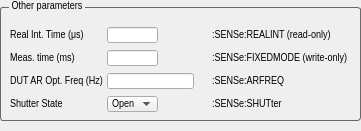
     <widget class="QWidget" name="widget_06_other_params" native="true">
      <property name="geometry">
       <rect>
        <x>298</x>
        <y>242</y>
        <width>361</width>
        <height>131</height>
       </rect>
      </property>
      <widget class="QGroupBox" name="groupBox_ar_params_4">
       <property name="geometry">
        <rect>
         <x>0</x>
         <y>0</y>
         <width>361</width>
         <height>121</height>
        </rect>
       </property>
       <property name="font">
        <font>
         <family>Arial Narrow</family>
         <pointsize>8</pointsize>
        </font>
       </property>
       <property name="styleSheet">
        <string notr="true">QGroupBox {

    border: 1px solid gray;
    border-color: #696969;
    border-radius: 3px;
    margin-top: 7px;
}

QGroupBox::title {
    subcontrol-origin: margin;
    left: 9px;
    padding: 0px 1px 0px 1px;
}</string>
       </property>
       <property name="title">
        <string>Other parameters</string>
       </property>
       <property name="alignment">
        <set>Qt::AlignLeading|Qt::AlignLeft|Qt::AlignVCenter</set>
       </property>
       <widget class="QWidget" name="gridLayoutWidget_4">
        <property name="geometry">
         <rect>
          <x>10</x>
          <y>20</y>
          <width>341</width>
          <height>101</height>
         </rect>
        </property>
        <layout class="QGridLayout" name="gridLayout_other_params" columnstretch="0,0,0">
         <property name="sizeConstraint">
          <enum>QLayout::SetDefaultConstraint</enum>
         </property>
         <property name="topMargin">
          <number>0</number>
         </property>
         <property name="bottomMargin">
          <number>0</number>
         </property>
         <property name="spacing">
          <number>0</number>
         </property>
         <item row="3" column="1">
          <widget class="QComboBox" name="comboBox_shutter">
           <property name="sizePolicy">
            <sizepolicy hsizetype="Preferred" vsizetype="Fixed">
             <horstretch>0</horstretch>
             <verstretch>0</verstretch>
            </sizepolicy>
           </property>
           <property name="minimumSize">
            <size>
             <width>51</width>
             <height>16</height>
            </size>
           </property>
           <property name="maximumSize">
            <size>
             <width>51</width>
             <height>16</height>
            </size>
           </property>
           <property name="font">
            <font>
             <family>Arial Narrow</family>
             <pointsize>8</pointsize>
            </font>
           </property>
           <property name="editable">
            <bool>false</bool>
           </property>
           <item>
            <property name="text">
             <string>Open</string>
            </property>
           </item>
           <item>
            <property name="text">
             <string>Close</string>
            </property>
           </item>
          </widget>
         </item>
         <item row="1" column="2">
          <widget class="QLabel" name="label_int_time_6">
           <property name="sizePolicy">
            <sizepolicy hsizetype="Preferred" vsizetype="Preferred">
             <horstretch>0</horstretch>
             <verstretch>0</verstretch>
            </sizepolicy>
           </property>
           <property name="minimumSize">
            <size>
             <width>0</width>
             <height>16</height>
            </size>
           </property>
           <property name="maximumSize">
            <size>
             <width>16777215</width>
             <height>16</height>
            </size>
           </property>
           <property name="font">
            <font>
             <family>Arial Narrow</family>
             <pointsize>8</pointsize>
            </font>
           </property>
           <property name="text">
            <string>:SENSe:FIXEDMODE (write-only)</string>
           </property>
          </widget>
         </item>
         <item row="3" column="2">
          <widget class="QLabel" name="label_shutter_2">
           <property name="sizePolicy">
            <sizepolicy hsizetype="Preferred" vsizetype="Preferred">
             <horstretch>0</horstretch>
             <verstretch>0</verstretch>
            </sizepolicy>
           </property>
           <property name="minimumSize">
            <size>
             <width>0</width>
             <height>16</height>
            </size>
           </property>
           <property name="maximumSize">
            <size>
             <width>16777215</width>
             <height>16</height>
            </size>
           </property>
           <property name="font">
            <font>
             <family>Arial Narrow</family>
             <pointsize>8</pointsize>
            </font>
           </property>
           <property name="text">
            <string>:SENSe:SHUTter</string>
           </property>
          </widget>
         </item>
         <item row="1" column="0">
          <widget class="QLabel" name="label_int_time_7">
           <property name="sizePolicy">
            <sizepolicy hsizetype="Preferred" vsizetype="Preferred">
             <horstretch>0</horstretch>
             <verstretch>0</verstretch>
            </sizepolicy>
           </property>
           <property name="minimumSize">
            <size>
             <width>0</width>
             <height>16</height>
            </size>
           </property>
           <property name="maximumSize">
            <size>
             <width>16777215</width>
             <height>16</height>
            </size>
           </property>
           <property name="font">
            <font>
             <family>Arial Narrow</family>
             <pointsize>8</pointsize>
            </font>
           </property>
           <property name="text">
            <string>Meas. time (ms)</string>
           </property>
          </widget>
         </item>
         <item row="2" column="2">
          <widget class="QLabel" name="label_dut_ar_arfreq_4">
           <property name="sizePolicy">
            <sizepolicy hsizetype="Preferred" vsizetype="Preferred">
             <horstretch>0</horstretch>
             <verstretch>0</verstretch>
            </sizepolicy>
           </property>
           <property name="minimumSize">
            <size>
             <width>0</width>
             <height>16</height>
            </size>
           </property>
           <property name="maximumSize">
            <size>
             <width>16777215</width>
             <height>16</height>
            </size>
           </property>
           <property name="font">
            <font>
             <family>Arial Narrow</family>
             <pointsize>8</pointsize>
            </font>
           </property>
           <property name="text">
            <string>:SENSe:ARFREQ</string>
           </property>
          </widget>
         </item>
         <item row="0" column="0">
          <widget class="QLabel" name="label_realint_time">
           <property name="sizePolicy">
            <sizepolicy hsizetype="Preferred" vsizetype="Preferred">
             <horstretch>0</horstretch>
             <verstretch>0</verstretch>
            </sizepolicy>
           </property>
           <property name="minimumSize">
            <size>
             <width>0</width>
             <height>16</height>
            </size>
           </property>
           <property name="maximumSize">
            <size>
             <width>16777215</width>
             <height>16</height>
            </size>
           </property>
           <property name="font">
            <font>
             <family>Arial Narrow</family>
             <pointsize>8</pointsize>
            </font>
           </property>
           <property name="text">
            <string>Real Int. Time (μs)</string>
           </property>
          </widget>
         </item>
         <item row="1" column="1">
          <widget class="QLineEdit" name="lineEdit_fixedmode">
           <property name="sizePolicy">
            <sizepolicy hsizetype="Expanding" vsizetype="Fixed">
             <horstretch>0</horstretch>
             <verstretch>0</verstretch>
            </sizepolicy>
           </property>
           <property name="minimumSize">
            <size>
             <width>51</width>
             <height>16</height>
            </size>
           </property>
           <property name="maximumSize">
            <size>
             <width>51</width>
             <height>16</height>
            </size>
           </property>
           <property name="font">
            <font>
             <family>Arial Narrow</family>
             <pointsize>8</pointsize>
            </font>
           </property>
           <property name="toolTip">
            <string>&lt;html&gt;&lt;head/&gt;&lt;body&gt;&lt;p&gt;&lt;span style=&quot; font-family:Arial Narrow; font-size:9pt; font-weight:600;&quot;&gt;4 - 1000.0&lt;/span&gt;&lt;/p&gt;&lt;/body&gt;&lt;/html&gt;</string>
           </property>
           <property name="layoutDirection">
            <enum>Qt::LeftToRight</enum>
           </property>
           <property name="alignment">
            <set>Qt::AlignLeading|Qt::AlignLeft|Qt::AlignVCenter</set>
           </property>
          </widget>
         </item>
         <item row="0" column="1">
          <widget class="QLineEdit" name="lineEdit_realint_time">
           <property name="sizePolicy">
            <sizepolicy hsizetype="Expanding" vsizetype="Fixed">
             <horstretch>0</horstretch>
             <verstretch>0</verstretch>
            </sizepolicy>
           </property>
           <property name="minimumSize">
            <size>
             <width>51</width>
             <height>16</height>
            </size>
           </property>
           <property name="maximumSize">
            <size>
             <width>51</width>
             <height>16</height>
            </size>
           </property>
           <property name="font">
            <font>
             <family>Arial Narrow</family>
             <pointsize>8</pointsize>
            </font>
           </property>
           <property name="alignment">
            <set>Qt::AlignLeading|Qt::AlignLeft|Qt::AlignVCenter</set>
           </property>
           <property name="readOnly">
            <bool>true</bool>
           </property>
          </widget>
         </item>
         <item row="3" column="0">
          <widget class="QLabel" name="label_shutter">
           <property name="sizePolicy">
            <sizepolicy hsizetype="Preferred" vsizetype="Preferred">
             <horstretch>0</horstretch>
             <verstretch>0</verstretch>
            </sizepolicy>
           </property>
           <property name="minimumSize">
            <size>
             <width>0</width>
             <height>16</height>
            </size>
           </property>
           <property name="maximumSize">
            <size>
             <width>16777215</width>
             <height>16</height>
            </size>
           </property>
           <property name="font">
            <font>
             <family>Arial Narrow</family>
             <pointsize>8</pointsize>
            </font>
           </property>
           <property name="text">
            <string>Shutter State</string>
           </property>
          </widget>
         </item>
         <item row="0" column="2">
          <widget class="QLabel" name="label_realint_time_2">
           <property name="sizePolicy">
            <sizepolicy hsizetype="Preferred" vsizetype="Preferred">
             <horstretch>0</horstretch>
             <verstretch>0</verstretch>
            </sizepolicy>
           </property>
           <property name="minimumSize">
            <size>
             <width>0</width>
             <height>16</height>
            </size>
           </property>
           <property name="maximumSize">
            <size>
             <width>16777215</width>
             <height>16</height>
            </size>
           </property>
           <property name="font">
            <font>
             <family>Arial Narrow</family>
             <pointsize>8</pointsize>
            </font>
           </property>
           <property name="text">
            <string>:SENSe:REALINT (read-only)</string>
           </property>
          </widget>
         </item>
         <item row="2" column="0">
          <widget class="QLabel" name="label_dut_ar_arfreq_3">
           <property name="sizePolicy">
            <sizepolicy hsizetype="Preferred" vsizetype="Preferred">
             <horstretch>103</horstretch>
             <verstretch>19</verstretch>
            </sizepolicy>
           </property>
           <property name="minimumSize">
            <size>
             <width>97</width>
             <height>16</height>
            </size>
           </property>
           <property name="maximumSize">
            <size>
             <width>97</width>
             <height>16</height>
            </size>
           </property>
           <property name="font">
            <font>
             <family>Arial Narrow</family>
             <pointsize>8</pointsize>
            </font>
           </property>
           <property name="text">
            <string>DUT AR Opt. Freq (Hz)</string>
           </property>
          </widget>
         </item>
         <item row="2" column="1">
          <widget class="QWidget" name="widget" native="true">
           <property name="minimumSize">
            <size>
             <width>105</width>
             <height>16</height>
            </size>
           </property>
           <property name="maximumSize">
            <size>
             <width>105</width>
             <height>16</height>
            </size>
           </property>
           <property name="font">
            <font>
             <family>Arial Narrow</family>
            </font>
           </property>
           <widget class="QLineEdit" name="lineEdit_ar_freq_two_values">
            <property name="geometry">
             <rect>
              <x>0</x>
              <y>0</y>
              <width>87</width>
              <height>16</height>
             </rect>
            </property>
            <property name="sizePolicy">
             <sizepolicy hsizetype="Expanding" vsizetype="Fixed">
              <horstretch>0</horstretch>
              <verstretch>0</verstretch>
             </sizepolicy>
            </property>
            <property name="minimumSize">
             <size>
              <width>87</width>
              <height>16</height>
             </size>
            </property>
            <property name="maximumSize">
             <size>
              <width>87</width>
              <height>16</height>
             </size>
            </property>
            <property name="font">
             <font>
              <family>Arial Narrow</family>
              <pointsize>8</pointsize>
             </font>
            </property>
            <property name="toolTip">
             <string>&lt;html&gt;&lt;head/&gt;&lt;body&gt;&lt;p&gt;&lt;span style=&quot; font-family:'Arial Narrow'; font-size:9pt; font-weight:600;&quot;&gt;0 - 240.0, 1 - 250.0&lt;/span&gt;&lt;/p&gt;&lt;/body&gt;&lt;/html&gt;</string>
            </property>
            <property name="layoutDirection">
             <enum>Qt::LeftToRight</enum>
            </property>
            <property name="alignment">
             <set>Qt::AlignLeading|Qt::AlignLeft|Qt::AlignVCenter</set>
            </property>
           </widget>
          </widget>
         </item>
        </layout>
       </widget>
      </widget>
     </widget>
